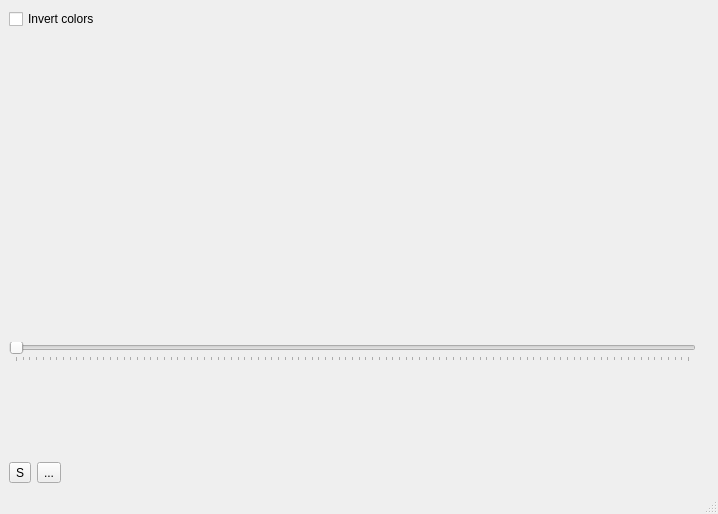
<?xml version="1.0" encoding="UTF-8"?>
<ui version="4.0">
 <class>KaliscopeWin</class>
 <widget class="QMainWindow" name="KaliscopeWin">
  <property name="geometry">
   <rect>
    <x>0</x>
    <y>0</y>
    <width>718</width>
    <height>514</height>
   </rect>
  </property>
  <property name="windowTitle">
   <string>Kaliscope film scanner</string>
  </property>
  <property name="windowIcon">
   <iconset resource="../resources/kaliscopeResources.qrc">
    <normaloff>:/kaliscope/icons/app/kaliscope.png</normaloff>:/kaliscope/icons/app/kaliscope.png</iconset>
  </property>
  <widget class="QWidget" name="centralwidget">
   <layout class="QVBoxLayout" name="verticalLayout">
    <item>
     <layout class="QVBoxLayout" name="layoutVideo">
      <item>
       <layout class="QVBoxLayout" name="layoutViewer">
        <property name="sizeConstraint">
         <enum>QLayout::SetMaximumSize</enum>
        </property>
       </layout>
      </item>
      <item>
       <layout class="QHBoxLayout" name="horizontalLayout_4">
        <item>
         <widget class="QCheckBox" name="cbInvertColors">
          <property name="text">
           <string>Invert colors</string>
          </property>
         </widget>
        </item>
        <item>
         <spacer name="horizontalSpacer_2">
          <property name="orientation">
           <enum>Qt::Horizontal</enum>
          </property>
          <property name="sizeHint" stdset="0">
           <size>
            <width>40</width>
            <height>20</height>
           </size>
          </property>
         </spacer>
        </item>
       </layout>
      </item>
      <item>
       <widget class="QLabel" name="lblCurrentTrack">
        <property name="text">
         <string/>
        </property>
       </widget>
      </item>
      <item>
       <layout class="QHBoxLayout" name="horizontalLayout_3">
        <item>
         <widget class="QSlider" name="sliderPosition">
          <property name="enabled">
           <bool>false</bool>
          </property>
          <property name="maximum">
           <number>100</number>
          </property>
          <property name="pageStep">
           <number>1</number>
          </property>
          <property name="orientation">
           <enum>Qt::Horizontal</enum>
          </property>
          <property name="tickPosition">
           <enum>QSlider::TicksBelow</enum>
          </property>
         </widget>
        </item>
        <item>
         <widget class="QLabel" name="lblTrackLength">
          <property name="text">
           <string/>
          </property>
         </widget>
        </item>
       </layout>
      </item>
     </layout>
    </item>
    <item>
     <layout class="QHBoxLayout" name="horizontalLayout_2">
      <property name="sizeConstraint">
       <enum>QLayout::SetMinimumSize</enum>
      </property>
      <item>
       <layout class="QHBoxLayout" name="horizontalLayout">
        <property name="sizeConstraint">
         <enum>QLayout::SetMinimumSize</enum>
        </property>
        <item>
         <widget class="QToolButton" name="btnSettings">
          <property name="text">
           <string>S</string>
          </property>
          <property name="icon">
           <iconset resource="../../../../libraries/mvp-player/libraries/mvp-player-qtgui/src/mvp-player-qtgui/resources/mvpplayer.qrc">
            <normaloff>:/mvpplayer/toolbar/applications-settings.png</normaloff>:/mvpplayer/toolbar/applications-settings.png</iconset>
          </property>
          <property name="iconSize">
           <size>
            <width>32</width>
            <height>32</height>
           </size>
          </property>
         </widget>
        </item>
        <item>
         <widget class="QToolButton" name="btnConnect">
          <property name="text">
           <string>...</string>
          </property>
          <property name="icon">
           <iconset resource="../../../../libraries/mvp-player/libraries/mvp-player-qtgui/src/mvp-player-qtgui/resources/mvpplayer.qrc">
            <normaloff>:/mvpplayer/toolbar/network-settings.png</normaloff>:/mvpplayer/toolbar/network-settings.png</iconset>
          </property>
          <property name="iconSize">
           <size>
            <width>32</width>
            <height>32</height>
           </size>
          </property>
          <property name="checkable">
           <bool>true</bool>
          </property>
         </widget>
        </item>
       </layout>
      </item>
      <item>
       <layout class="QHBoxLayout" name="layoutButtonsBar">
        <property name="sizeConstraint">
         <enum>QLayout::SetMaximumSize</enum>
        </property>
       </layout>
      </item>
      <item>
       <spacer name="horizontalSpacer">
        <property name="orientation">
         <enum>Qt::Horizontal</enum>
        </property>
        <property name="sizeHint" stdset="0">
         <size>
          <width>40</width>
          <height>20</height>
         </size>
        </property>
       </spacer>
      </item>
     </layout>
    </item>
   </layout>
  </widget>
  <widget class="QMenuBar" name="menubar">
   <property name="geometry">
    <rect>
     <x>0</x>
     <y>0</y>
     <width>718</width>
     <height>22</height>
    </rect>
   </property>
  </widget>
  <widget class="QStatusBar" name="statusbar"/>
 </widget>
 <tabstops>
  <tabstop>cbInvertColors</tabstop>
  <tabstop>sliderPosition</tabstop>
  <tabstop>btnSettings</tabstop>
 </tabstops>
 <resources>
  <include location="../../../../libraries/mvp-player/libraries/mvp-player-qtgui/src/mvp-player-qtgui/resources/mvpplayer.qrc"/>
  <include location="../resources/kaliscopeResources.qrc"/>
 </resources>
 <connections/>
</ui>
